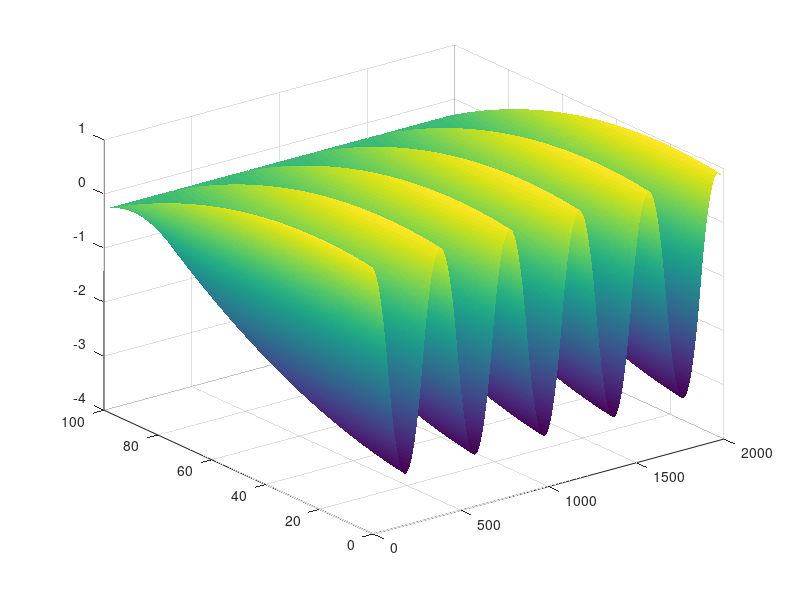

Recreate this plot in MATLAB.
close all; clear all;
mu=0.01; % liniowa gestosc masy
tau=100; % napiecie struny
L=1; % dlugosc struny
M=100; % odcinki struny
N=2000; % odcinki czasu
x=linspace(0,L,M)';
v=sqrt(tau/mu);
dx=x(2)-x(1);
dt=dx/v;
p=(v*dt/dx)^2;
s=-2 * x.^2 + 0.8 * x + 0.92; 
g= sin(2*pi*x); % tutaj warunek co do pochodnej z y po czasie dla t=0
h= zeros(1,N) + 0.8; % tutaj dodac kat(jesli jest staly)
r= zeros(1,N) - 0.28; % tutaj dodac polozenie przy x=0 (stale)
f(:,1)=s;
f(1,2)=p*(f(2,1)- f(1,1)-dx*h(1)) + f(1,1) +dt*g(1);
f(2:M-1,2)=p/2*(f(3:M,1)-2*f(2:M-1,1)+ f(1:M-2,1))+f(2:M-1,1)+dt*g(2:M-1);
f(M,2)=r(2);
for n=2:N-1
    f(1,n+1)=2*p*(f(2,n)-f(1,n)- dx*h(n) )+2*f(1,n)-f(1,n-1);
    f(2:M-1,n+1)=p*(f(3:M,n)-2*f(2:M-1,n)+f(1:M-2,n))+2*f(2:M-1,n)-f(2:M-1,n-1);
    f(M,n+1)=r(n+1);
end

[X, T] = meshgrid(1:N, 1:M);
size(X)
size(T)
size(f(1:M,:))
surf(X, T, f(1:M,:), 'EdgeColor','none','LineStyle','none','FaceLighting','phong')